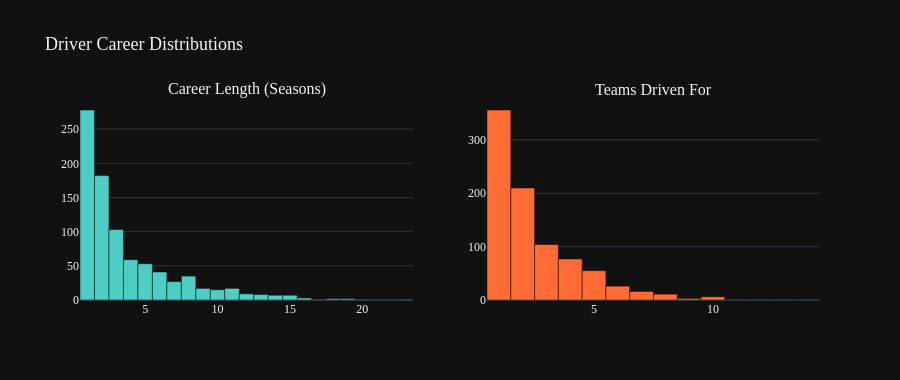

This figure's notebook cell:
### Markdown cell above
## 3. Career Length & Team Loyalty

How many seasons do drivers typically race, and how many teams do they drive for? Most drivers are short-lived; only a few become legends with 10+ year careers.

### Code cell
driver_stats = df.groupby('Driver').agg(
    seasons=('Year', 'nunique'),
    teams=('Constructor', 'nunique'),
    total_wins=('Win', 'sum')
).reset_index()

fig = make_subplots(rows=1, cols=2, subplot_titles=('Career Length (Seasons)', 'Teams Driven For'))

fig.add_trace(go.Histogram(
    x=driver_stats['seasons'], nbinsx=25,
    marker_color='#4ecdc4', marker_line_color='#0a0a0a', marker_line_width=0.5,
    name='Seasons'
), row=1, col=1)

fig.add_trace(go.Histogram(
    x=driver_stats['teams'], nbinsx=15,
    marker_color='#ff6b35', marker_line_color='#0a0a0a', marker_line_width=0.5,
    name='Teams'
), row=1, col=2)

fig.update_layout(
    title='Driver Career Distributions',
    template='plotly_dark', height=380,
    font=dict(family='DM Sans'), title_font_size=18,
    showlegend=False
)
fig.show()

print(f"Median career length: {driver_stats['seasons'].median()} seasons")
print(f"Median teams driven for: {driver_stats['teams'].median()}")
print(f"Drivers with only 1 team: {(driver_stats['teams'] == 1).sum()} ({(driver_stats['teams'] == 1).sum() / len(driver_stats) * 100:.1f}%)")

### Figure 1 — Plotly figure (JSON) as saved in the notebook; plotly's stock layout.template omitted (floating-point values rounded to 4 significant figures; data arrays with more than 128 entries replaced by an {"elided": "..."} marker saying what was removed)
{"data": [{"marker": {"color": "#4ecdc4", "line": {"color": "#0a0a0a", "width": 0.5}}, "name": "Seasons", "nbinsx": 25, "type": "histogram", "x": {"elided": "868 int values"}, "xaxis": "x", "yaxis": "y"}, {"marker": {"color": "#ff6b35", "line": {"color": "#0a0a0a", "width": 0.5}}, "name": "Teams", "nbinsx": 15, "type": "histogram", "x": {"elided": "868 int values"}, "xaxis": "x2", "yaxis": "y2"}], "layout": {"annotations": [{"font": {"size": 16}, "showarrow": false, "text": "Career Length (Seasons)", "x": 0.225, "xanchor": "center", "xref": "paper", "y": 1, "yanchor": "bottom", "yref": "paper"}, {"font": {"size": 16}, "showarrow": false, "text": "Teams Driven For", "x": 0.775, "xanchor": "center", "xref": "paper", "y": 1, "yanchor": "bottom", "yref": "paper"}], "font": {"family": "DM Sans"}, "height": 380, "showlegend": false, "title": {"font": {"size": 18}, "text": "Driver Career Distributions"}, "xaxis": {"anchor": "y", "domain": [0, 0.45]}, "xaxis2": {"anchor": "y2", "domain": [0.55, 1]}, "yaxis": {"anchor": "x", "domain": [0, 1]}, "yaxis2": {"anchor": "x2", "domain": [0, 1]}}}
